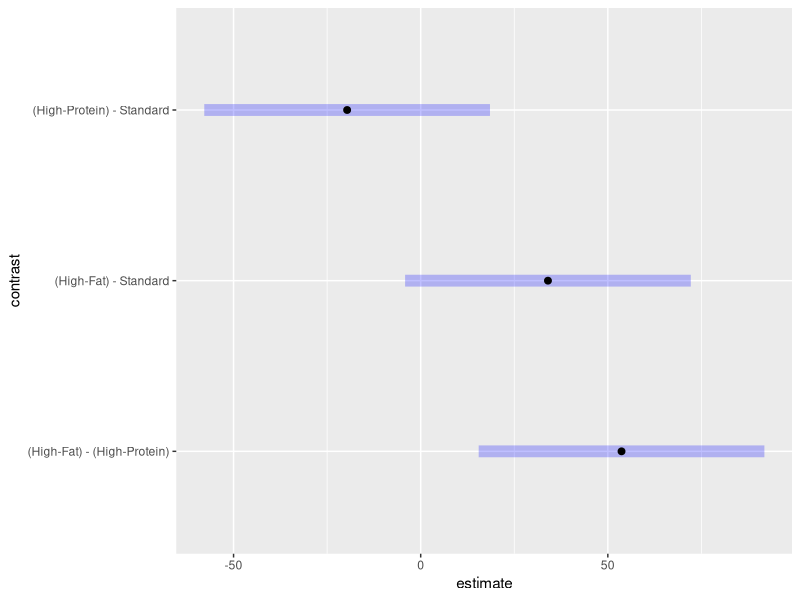

Source code (R):
# Set seed for reproducibility
set.seed(42)

# Study parameters
n_feeds <- 3
n_pens_per_feed <- 4
n_pigs_per_pen <- 5

# True effects and variances
mu <- 275
feed_effects_true <- c(0, -20, 12) # Standard, High-Protein, High-Fat
var_pen <- 8^2 # Pen-to-pen variance
var_pig <- 27^2  # Pig-to-pig variance

# Generate factors
Feed <- as.factor(rep(c("Standard", "High-Protein", "High-Fat"), 
                      each = n_pens_per_feed * n_pigs_per_pen))
Pen <- as.factor(rep(1:(n_feeds * n_pens_per_feed), 
                     each = n_pigs_per_pen))
Pig <- as.factor(rep(1:n_pigs_per_pen, 
                     times = n_feeds * n_pens_per_feed))

# Generate weights based on the nested model
feed_eff <- rep(feed_effects_true, each = n_pens_per_feed * n_pigs_per_pen)
pen_eff <- rep(rnorm(n_feeds * n_pens_per_feed, mean = 0, sd = sqrt(var_pen)), 
               each = n_pigs_per_pen)
pig_eff <- rnorm(n_feeds * n_pens_per_feed * n_pigs_per_pen, mean = 0, sd = sqrt(var_pig))

Weight <- mu + feed_eff + pen_eff + pig_eff

# Combine into a dataframe
pig_data <- data.frame(Feed, Pen, Pig, Weight)

write.csv(pig_data, "pig_feed_data.csv", row.names = FALSE)

library(lme4)
library(lmerTest)

lme4_output <- lmer(Weight ~ Feed + (1 | Pen), data = pig_data)
anova(lme4_output)

# IF NECESSARY: 
# install.packages("dplyr") 
library(dplyr)

mean_pig_data <- pig_data |> 
  group_by(Pen, Feed) |> 
  summarize(Weight = mean(Weight))

aov(Weight ~ Feed, data = mean_pig_data) |> 
  summary()

library(emmeans)

em_mod <- emmeans(lme4_output, ~ Feed)
plot(pairs(em_mod))

summary(lme4_output)
